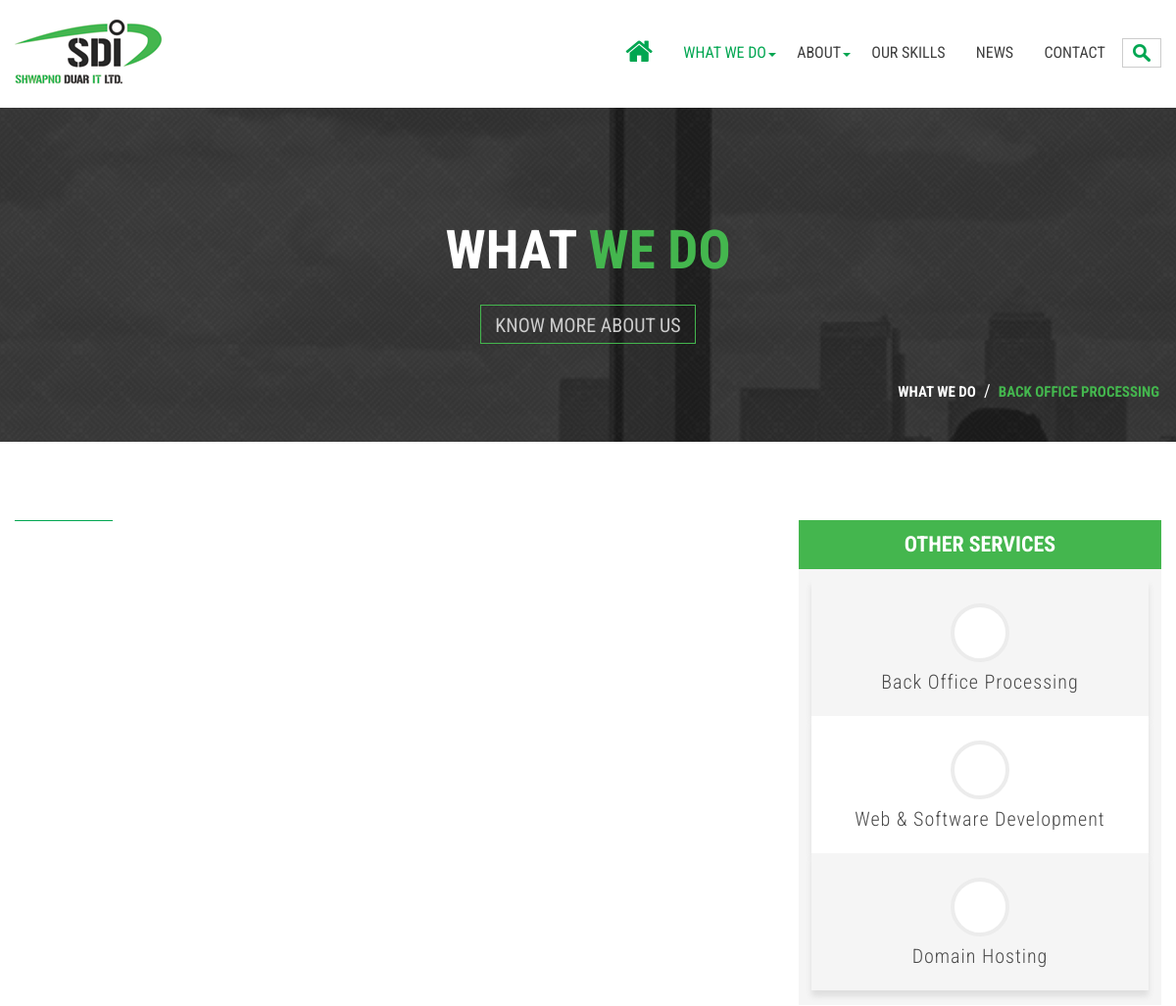
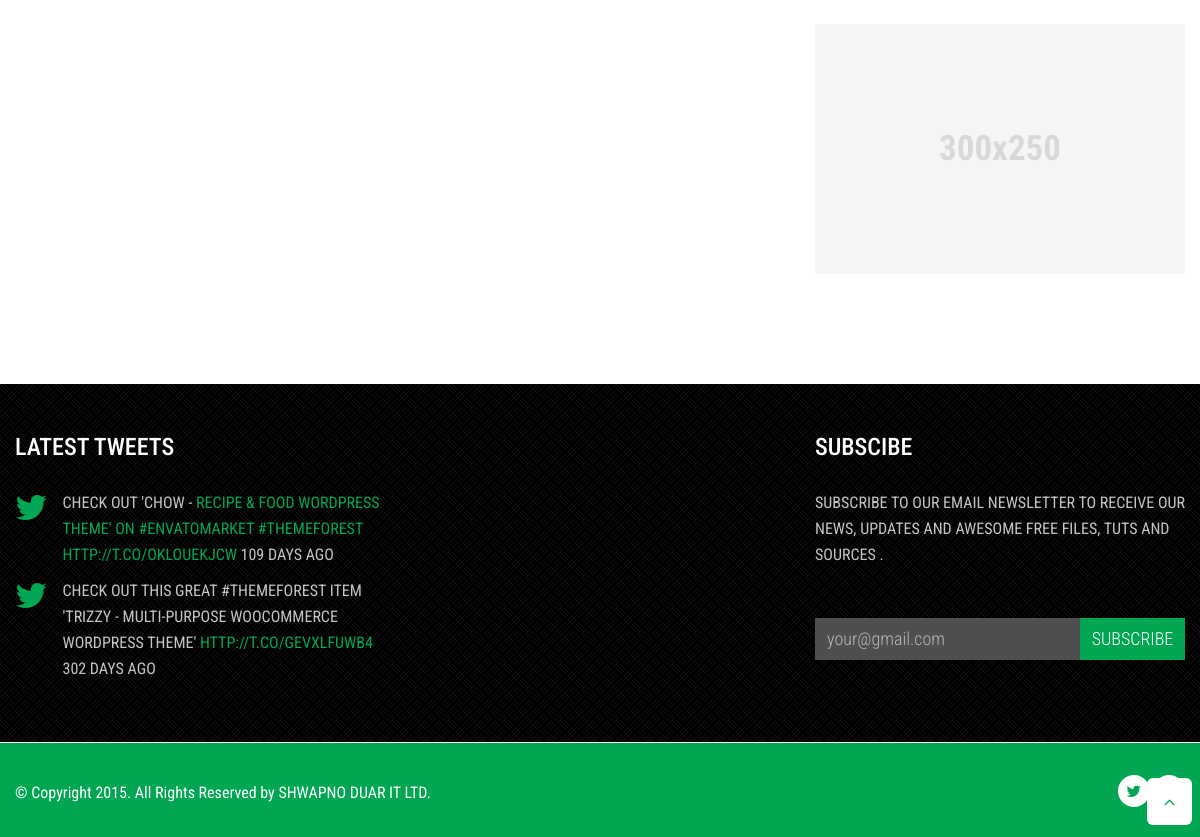
The app's page /index.php/service with its own data (2 pictures, top to bottom).
### tables this page shows
CREATE TABLE `service_list` (
  `id` bigint(20) NOT NULL,
  `service_name` varchar(255) NOT NULL,
  `total_description_div` text NOT NULL,
  `is_active` tinyint(4) DEFAULT NULL,
  `service_page_url` varchar(255) DEFAULT NULL,
  `service_page_description` longtext
);

CREATE TABLE `system_configuration` (
  `id` int(20) NOT NULL,
  `top_heading1` varchar(255) NOT NULL,
  `top_heading2` varchar(255) NOT NULL,
  `footer_text` varchar(255) NOT NULL,
  `meta_keyword` varchar(255) NOT NULL,
  `meta_description` text NOT NULL,
  `favicon` varchar(255) NOT NULL,
  `logo` varchar(255) NOT NULL
);

CREATE TABLE `social_icon` (
  `id` int(50) NOT NULL,
  `social_icon_name` varchar(255) NOT NULL,
  `social_icon_link` varchar(255) NOT NULL,
  `social_icon_logo_class_name` varchar(255) NOT NULL,
  `is_active` tinyint(4) NOT NULL
);

### application/controllers/Service.php (called while the page is built, shortened)
<?php
class Service extends CI_Controller
{
    function __construct()
    {
        $this->load->model('app_user_model');
        $this->load->model('main_ui_model');
    }
    function index()
    {
        $this->url_segment = $this->uri->segment(2, 3);
        $service_page_url = base_url() . 'service/' . $this->url_segment;
        $all_services = $this->main_ui_model->get_service_by_is_active(1);
        $data['all_services'] = $all_services;
        $active_service = $this->app_user_model->get_active_service_by_page_url($service_page_url);
        $data['active_service_page'] = $active_service;
        $system_config_id = 1;
        $all_system_configuration = $this->app_user_model->get_system_configuration_by_id($system_config_id);
        $data['all_system_configuration_ui'] = $all_system_configuration;
        $active_social_icons = $this->main_ui_model->get_social_icon_by_is_active(1);
        $data['active_social_icons'] = $active_social_icons;
        $data['title'] = $active_service['service_name'] . ' - Shwapno Duar IT Ltd.';
        $data['active'] = 'our_services';
        $data['title_area_heading_h2'] = $active_service['service_name'];
        $data['service_page_url'] = $service_page_url;
        $this->load->view('index/header', $data);
        $this->load->view('service/body', $data);
        $this->load->view('index/footer', $data);
    }
}

### index.php (called while the page is built, shortened)
<?php
require_once BASEPATH.'core/CodeIgniter.php';

### application/models/Main_ui_model.php (called while the page is built, shortened)
<?php
class main_ui_model extends CI_Model
{
    public function get_service_by_is_active($is_active)
    {
        $this->db->select('*');
        $this->db->where('is_active', $is_active);
        $result = $this->db->get('service_list');
        if ($result->num_rows() > 0) {
            return $result;
        } else {
            return NULL;
        }
    }
    public function get_social_icon_by_is_active($is_active)
    {
        $this->db->select('id, social_icon_name, social_icon_link, social_icon_logo_class_name, is_active');
        $this->db->where('is_active', $is_active);
        $result = $this->db->get('social_icon');
        if ($result->num_rows() > 0) {
            return $result;
        } else {
            return NULL;
        }
    }
}

### application/models/App_user_model.php (called while the page is built, shortened)
<?php
class app_user_model extends CI_Model
{
    public function get_active_service_by_page_url($service_page_url)
    {
        $this->db->select('*');
        $this->db->where('service_page_url', $service_page_url);
        $this->db->where('is_active', 1);
        $query = $this->db->get('service_list');
        return $query->row_array();
    }
    public function get_system_configuration_by_id($system_config_id)
    {
        $this->db->select('top_heading1, top_heading2, footer_text, meta_keyword, meta_description,favicon,logo');
        $this->db->where('id', $system_config_id);
        $query = $this->db->get('system_configuration');
        return $query->row_array();
    }
}

### application/views/menu.php (the view, shortened to what this page needs)
<div class="col-xs-12 col-sm-9 col-md-9">
    <div class="wsmenucontainer clearfix">
        <div class="header">
            <nav class="wsmenu slideLeft clearfix">
                <ul class="mobile-sub wsmenu-list">
                    <li><a href="<?php echo base_url();?>" class="active"><i class="fa fa-home"></i><span class="hometext">&nbsp;&nbsp;Home</span></a></li>
                    <li><a class="<?php echo($active=='our_services')?'active':''; ?>" href="#">What we do</a>
                    </li>
                    <li><a class="<?php echo($active=='about')?'active':''; ?>" href="#">About</a>
                    </li>
                    <li><a class="<?php echo($active=='our_skills')?'active':''; ?>" href="<?php echo base_url();?>our-skills">Our Skills</a></li>
                    <li><a class="<?php echo($active=='news')?'active':''; ?>" href="<?php echo base_url();?>news">News</a></li>
                    <li><a class="<?php echo($active=='contacts')?'active':''; ?>" href="<?php echo base_url();?>contact">Contact</a></li>
                    <li>
                        <form action="#" class="searchBox" id="searchiteam" method="get">
                            <input type="search" onblur="if (this.value == '') {this.value = 'Search';}" onfocus="if (this.value == 'Search') {this.value = '';}" id="s" name="s" value="" />
                        </form>
                    </li>
                </ul>
            </nav>
        </div>
    </div>
</div>

### application/views/service/body.php (shortened to what this page needs)
<body id="page-top" data-spy="scroll" data-target=".navbar-fixed-top">
<header>
    <div class="header-section clearfix">
        <nav class="navbar navbar-default navbar-fixed-top">
            <div class="container">
                <div class="row">
                    <div class="col-xs-12 col-sm-3 col-md-3">
                        <div class="logo wow animated  bounceIn clearfix"><a href="<?php echo base_url(); ?>"
                                                                             title="Responsive Slide Menus"><img
                                    src="<?php echo base_url(); ?>images/logo.png" alt=""/></a></div>
                    </div>
                    <?php $this->load->view('menu'); ?>
                </div>
            </div>
        </nav>
    </div>
</header>
<div id="promo-one" class="parallax-section">
    <div class="parallax-content">
        <div class="color-overlay"></div>
        <div class="container text-center wow animated bounceIn">
            <div class="col-xs-12 clearfix">
                <h2>what <span>we do</span></h2>
                <div class="overview_page"><a href="<?php echo base_url();?>about-us">KNOW MORE ABOUT US</a></div>
                <div class="catagories">
                    <ul>
                        <li><a href="">What we do</a></li>
                        <li>/</li>
                        <li><a href="" class="active">Back Office Processing</a></li>
                    </ul>
                </div>
            </div>
        </div>
    </div>
</div>
<section id="inner-page" class="top-gape-inner">
    <div class="container">
        <div class="row">
            <div class="contain-body about-section what-we-do clearfix">
                <div class="contain-left wow animated fadeInLeft">
                    <div class="col-xs-12 col-sm-7 col-md-8">
                        <div class="divied"></div>
                    </div>
                </div>
                <div class="contain-right">
                    <div class="col-xs-12 col-sm-5 col-md-4">
                        <div class="contain">
                            <div class="service-list">
                                <h4>Other Services</h4>
                                <?php
                                if (isset($all_services) && $all_services->num_rows() > 0):
                                    $gray_bg = 0;
                                    foreach ($all_services->result() as $row):
                                        if ($title_area_heading_h2 != $row->service_name) {
                                            ?>
                                            <div
                                                class="service-iteam <?php if ($gray_bg % 2 == 0) echo "gray-bg"; ?> wow animated slideInRight">
                                                <a href="<?php echo $row->service_page_url; ?>">
                                                    <div class="circle">
                                                    </div>
                                                    <h5><?php echo $row->service_name; ?></h5>
                                                </a>
                                            </div>
                                            <?php
                                            $gray_bg++;
                                        }
                                    endforeach;
                                endif; ?>
                            </div>
                            <div class="ad-div wow animated zoomIn">
                                <h2>300x250</h2>
                            </div>
                        </div>
                    </div>
                </div>
            </div>
        </div>
    </div>
</section>

### application/views/index/footer.php (shortened to what this page needs)
<footer>
    <div class="footer-section">
        <div class="footer-before clearfix">
            <div class="container">
                <div class="row">
                    <div class="col-xs-12 col-sm-12 col-md-4">
                        <div class="block-iteam">
                            <h3>Latest Tweets</h3>
                            <div class="twitt-list"><i class="fa fa-twitter"></i>
                                <p>Check out 'Chow - <span>Recipe & Food WordPress Theme' on #EnvatoMarket #themeforest http://t.co/OKLOuekjcW </span>109
                                    days ago</p>
                            </div>
                            <div class="twitt-list"><i class="fa fa-twitter"></i>
                                <p> Check out this great #themeforest item 'Trizzy - Multi-Purpose WooCommerce WordPress
                                    Theme'<span> http://t.co/gEvxLFuwB4</span> 302 days ago</p>
                            </div>
                        </div>
                    </div>
                    <div class="col-xs-12 col-sm-12 col-md-4">
                        <div class="block-iteam">
                            <iframe src="https://www.facebook.com/plugins/page.php?href=https%3A%2F%2Fwww.facebook.com%2Fshwapnoduar.info&tabs=timeline&width=370&height=295&small_header=true&adapt_container_width=true&hide_cover=true&show_facepile=true&appId" width="370" height="295" style="border:none;overflow:hidden" scrolling="no" frameborder="0" allowTransparency="true"></iframe>
                        </div>
                    </div>
                    <div class="col-xs-12 col-sm-12 col-md-4">
                        <div class="block-iteam">
                            <h3>Subscibe</h3>
                            <p>Subscribe to our email newsletter to receive our news, updates and awesome free files,
                                tuts and sources .</p>
                            <form>
                                <input type="text" value="your@gmail.com" class="input-area">
                                <input type="button" value="Subscribe" class="send-btn">
                            </form>
                        </div>
                    </div>
                </div>
            </div>
        </div>
        <div class="footer-after clearfix">
            <div class="container">
                <div class="row">
                    <div class="col-xs-12 col-sm-6 col-md-6">
                        <p> <?php echo $all_system_configuration_ui['footer_text']; ?></p>
                    </div>
                    <div class="col-xs-12 col-sm-6 col-md-6">
                        <div class="social-iteam">
                            <ul>
                                <?php if (isset($active_social_icons) && $active_social_icons->num_rows() > 0):
                                    foreach ($active_social_icons->result() as $row): ?>
                                        <li>
                                            <a href="<?php echo $row->social_icon_link; ?>" target="_blank">
                                                <i class="<?php echo $row->social_icon_logo_class_name; ?>"></i>
                                            </a>
                                        </li>
                                        <?php
                                    endforeach;
                                endif; ?>
                            </ul>
                        </div>
                    </div>
                </div>
            </div>
        </div>
        <a class="to-top" href="#intro" data-scroll=""><i class="fa fa-angle-up"></i></a>
    </div>
</footer>
</body>
</html>

### css/webslidemenu.css (style rules this page uses)
.wsmenu { position: relative; }
.wsmenu ul { margin-bottom: 0px; margin-top: 8px; }
.wsmenu-list { float: right; }
.wsmenu-list > li { text-align: center; display: inline-block; }
.wsmenu-list li:first-child a { -webkit-border-radius: 0px 0px 0px 0px; -moz-border-radius: 0px 0px 0px 0px; border-radius: 0px 0px 0px 0px; }
.wsmenu-list > li > a .fa { display: inline-block; font-size: 30px; line-height: inherit; vertical-align: sub; }
.wsmenu-list > li > a { display: block; color: #3f3f3f; padding:0px 14px 0px 14px; line-height: 48px; text-decoration: none; position: relative; font-size: 16px; text-transform: uppercase; }
.wsmenu-list > li > a.active { color: #00a651; text-decoration: none; }
@media only screen and (min-width: 781px) { .wsmenu-list > .menu-arrow-1 > a:after { -moz-border-bottom-colors: none; -moz-border-left-colors: none; -moz-border-right-colors: none; -moz-border-top-colors: none; border-color: #00a651 transparent transparent transparent; border-image: none; border-style: solid; border-width: 4px; top: 24px; content: ""; margin-top: 0; position: absolute; right: 4px; z-index: 11111; } }

### records on screen
service_list: service_name "Back Office Processing"
service_list: service_name "Web & Software Development"
service_list: service_name "Domain Hosting"
system_configuration: footer_text "© Copyright 2015. All Rights Reserved by SHWAPNO DUAR IT LTD."
